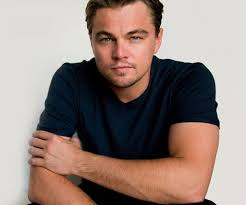
#> input picture opencv2/leo.jpg, 246 x 205 px, given in place of the camera
$ python WebCam_Edge_detection.py
#> lines starting #> are read from the running program, lines starting #| are printed output that depends on the picture; after the words box and inside, x2 and y2 are one past the last pixel; in counts of white or black regions, pixels touching at a corner belong together
#> further down, frame is the input picture: shape (205, 246, 3); mean B, G, R 124.6, 131.6, 148.9
import cv2
cap = cv2.VideoCapture(0)


def sketch(image):
    img_gray = cv2.cvtColor(image, cv2.COLOR_BGR2GRAY)    # converting to gray
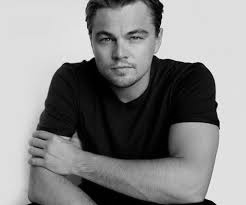
#> img_gray: shape (205, 246); min 0, max 248, mean 136
    img_gray_blur = cv2.GaussianBlur(img_gray,(5,5),0) # smoothening the gray image applying 5x5 kernel
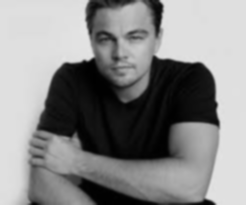
#> img_gray_blur: shape (205, 246); min 0, max 229, mean 136
    canny_edge = cv2.Canny(img_gray_blur,10, 70)
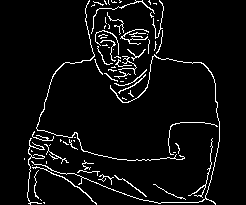
#> canny_edge: shape (205, 246); 5.4% white in thin lines or dots, all inside (x1, y1, x2, y2) = (24, 0, 220, 205)
    ret, mask = cv2.threshold(canny_edge, 80, 255, cv2.THRESH_BINARY)   # returning a binary steam

    return mask


while True:
    ret, frame = cap.read()
    cv2.imshow('live ', sketch(frame))
    if cv2.waitKey(1) == 13:
#> (key Esc is pressed here)
        break
cap.release()
cv2.destroyAllWindows()
